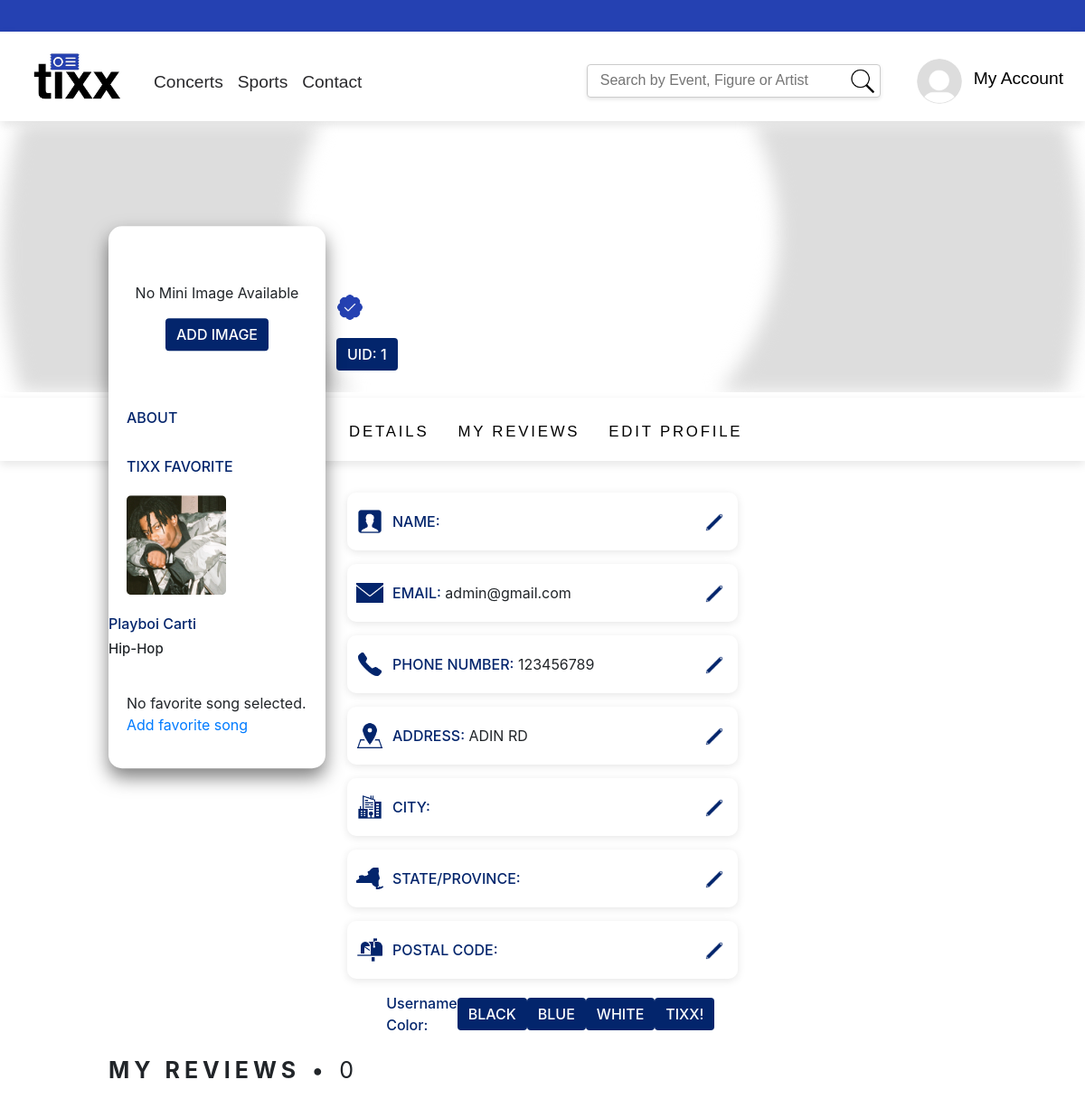
The page /profile/ (signed in) on the database its author committed.
### tixx/models.py (models this page shows, shortened)
class User(AbstractUser):
    userId = models.AutoField(primary_key=True)
    userDescription = models.CharField(max_length=200, blank=True)
    userPhoneNumber = models.CharField(max_length=10, blank=True)
    userAddress = models.CharField(max_length=100, blank=True)
    isOrganiser = models.BooleanField(default=False)
    organiserCredentials = models.CharField(max_length=100, blank=True)
    userProfilePicture = models.ImageField(upload_to='profile_pictures/', blank=True, null=True)
    userProfilePicture = models.ImageField(upload_to='profile_pictures/', blank=True, null=True, default='profile_pictures/default.png')
    miniImage = models.ImageField(upload_to='mini_images/', blank=True, null=True)
    firstName = models.CharField(max_length=30, blank=True)
    lastName = models.CharField(max_length=150, blank=True)
    favoriteFigure = models.ForeignKey(Figure, on_delete=models.SET_NULL, blank=True, null=True)
    favoriteSongSpotifyId = models.CharField(max_length=255, blank=True, null=True)
    city = models.CharField(max_length=100, blank=True)
    stateProvince = models.CharField(max_length=100, blank=True)
    postalcode = models.CharField(max_length=20, blank=True)
    REQUIRED_FIELDS = ['email', 'userPhoneNumber', 'userAddress']

class Figure(models.Model):
    figureName = models.CharField(max_length=100, unique=True)
    figureGenre = models.CharField(max_length=100)
    figurePicture = models.ImageField(upload_to='figure_images/', null=True, blank=True)
    carouselImage = models.ImageField(upload_to='carousel_images/', null=True, blank=True)
    figureAbout = models.CharField(max_length=2000, blank=True)

### tixx/views.py (the view)
# urls.py: path('profile/', views.view_profile, name='view_profile'),
@login_required
def view_profile(request):
    user = request.user
    reviews = Review.objects.filter(userReview=user)
    return render(request, 'view_profile.html', {'user': user, 'reviews': reviews})

### tixx/templates/view_profile.html (shortened to what this page needs)
{% extends "base.html" %}
{% block content %}
{% load static %}
{% load figuretag %}
<link rel="stylesheet" href="https://cdnjs.cloudflare.com/ajax/libs/font-awesome/5.15.4/css/all.min.css">
<link rel="stylesheet" href="{% static 'css/view_profile.css' %}">
<body>
    <div class="background-items">
        <div class="pfp" id="pfpContainer">
            {% if user.miniImage %}
                <img src="{{ user.miniImage.url }}" alt="{{ user.username }}">
            {% else %}
                <div class="mini-image-placeholder">
                    <p>No Mini Image Available</p>
                    <a href="{% url 'edit_profile' %}?section=miniImage&username={{ user.username }}">
                        <button type="button" id="addMini" class="btn btn-primary">ADD IMAGE</button>
                    </a>
                </div>
            {% endif %}
            <p id="About">ABOUT</p>
            <p id="userDesc">{{ user.userDescription }}</p>
            {% if user.favoriteFigure %}
                <p id="tixxFavorite">TIXX FAVORITE</p>
                <div id="favoriteFigure">
                    <img id="figureImage" src="{{ user.favoriteFigure.figurePicture.url }}" alt="{{ user.favoriteFigure.figureName }}">
                    <div class="figureInfo">
                        <p id="figureName">{{ user.favoriteFigure.figureName }}</p>
                        <p id="figureGenre">{{ user.favoriteFigure.figureGenre }}</p>
                    </div>
                    {% endif %}
                        {% if user.favoriteSongSpotifyId %}
                            <div id="favoriteSong">
                                <iframe src="https://open.spotify.com/embed/track/{{ user.favoriteSongSpotifyId }}" width="100%" height="100" frameBorder="0" allowfullscreen="" allow="autoplay; clipboard-write; encrypted-media; fullscreen; picture-in-picture" loading="lazy" style="display: block;"></iframe>
                            </div>
                        {% else %}
                            <div class="no-favorite-song">
                                <p>No favorite song selected. <a href="{% url 'edit_profile' %}?section=favoriteSongSpotifyId&username={{ user.username }}">Add favorite song</a></p>
                            </div>
                        {% endif %}
                </div>
        </div>
        <div class="usernameStatus">
            <p id="username" style="color: {{ request.session.username_color|default:'#000' }}" onclick="toggleColorMenu()">
                {% if user.is_superuser %}
                    <img src="{% static 'icons/verified.png' %}" alt="Verified Icon" class="icon">
                {% endif %}
            </p>
            <button type="button" id="follow" class="btn btn-primary">UID: {{ user.userId }}</button>
        </div>
    </div>
    <div class="pfp-background">
        {% if user.backgroundImage %}
            <img src="{{ user.backgroundImage.url }}" alt="{{ user.username }}" class="background-image">
        {% else %}
            {% if user.userProfilePicture %}
                <img src="{{ user.userProfilePicture.url }}" alt="{{ user.username }}" class="background-image">
            {% else %}
                <p>No Image Available</p>
            {% endif %}
        {% endif %}
    </div>
    <div class="white-bar navbar navbar-expand">
        <ul class="navbar-nav">
            <li class="nav-item mr-3">
                <a class="nav-link events-button" href="#">DETAILS</a>
            </li>
            <li class="nav-item mr-3">
                <a class="nav-link gallery-button" href="#">MY REVIEWS</a>
            </li>
            <li class="nav-item mr-3">
                <a class="nav-link about-button" href="#about-section">EDIT PROFILE</a>
            </li>
        </ul>
    </div>
    <div class="details">
        <div class="detail" data-type="name">
            <img src="{% static 'icons/name.png' %}" alt="Name Icon" class="icon">
            <p><span class="title">NAME:</span> {{ user.firstName }} {{ user.lastName }}</p>
            <a href="{% url 'edit_profile' %}?section=name&username={{ user.username }}&firstName={{ user.firstName }}&lastName={{ user.lastName }}">
                <button class="edit-btn">
                    <img src="{% static 'icons/edit.png' %}" alt="Edit Icon">
                </button>
            </a>
        </div>
        <div class="detail" data-type="email">
            <img src="{% static 'icons/email.png' %}" alt="Email Icon" class="icon">
            <p><span class="title">EMAIL:</span> {{ user.email }}</p>
            <a href="{% url 'edit_profile' %}?section=email&username={{ user.username }}">
                <button class="edit-btn">
                    <img src="{% static 'icons/edit.png' %}" alt="Edit Icon">
                </button>
            </a>
        </div>
        <div class="detail" data-type="phone">
            <img src="{% static 'icons/phone.png' %}" alt="Phone Icon" class="icon">
            <p><span class="title">PHONE NUMBER:</span> {{ user.userPhoneNumber }}</p>
            <a href="{% url 'edit_profile' %}?section=address&username={{ user.username }}">
                <button class="edit-btn">
                    <img src="{% static 'icons/edit.png' %}" alt="Edit Icon">
                </button>
            </a>
        </div>
        <div class="detail" data-type="address">
            <img src="{% static 'icons/address.png' %}" alt="Address Icon" class="icon">
            <p><span class="title">ADDRESS:</span> {{ user.userAddress }}</p>
            <a href="{% url 'edit_profile' %}?section=address&username={{ user.username }}">
                <button class="edit-btn">
                    <img src="{% static 'icons/edit.png' %}" alt="Edit Icon">
                </button>
            </a>
        </div>
        <div class="detail" data-type="city">
            <img src="{% static 'icons/city.png' %}" alt="City Icon" class="icon">
            <p><span class="title">CITY:</span> {{ user.city }}</p>
            <a href="{% url 'edit_profile' %}?section=city&username={{ user.username }}">
                <button class="edit-btn">
                    <img src="{% static 'icons/edit.png' %}" alt="Edit Icon">
                </button>
            </a>
        </div>
        <div class="detail" data-type="stateProvince">
            <img src="{% static 'icons/state.png' %}" alt="State/Province Icon" class="icon">
            <p><span class="title">STATE/PROVINCE:</span> {{ user.stateProvince }}</p>
            <a href="{% url 'edit_profile' %}?section=stateProvince&username={{ user.username }}">
                <button class="edit-btn">
                    <img src="{% static 'icons/edit.png' %}" alt="Edit Icon">
                </button>
            </a>
        </div>
        <div class="detail" data-type="postalcode">
            <img src="{% static 'icons/postal.png' %}" alt="Postal Code Icon" class="icon">
            <p><span class="title">POSTAL CODE:</span> {{ user.postalcode }}</p>
            <a href="{% url 'edit_profile' %}?section=postalcode&username={{ user.username }}">
                <button class="edit-btn">
                    <img src="{% static 'icons/edit.png' %}" alt="Edit Icon">
                </button>
            </a>
        </div>
        <div id="colorMenu" class="color-menu">
            <p id="usernameColor">Username Color:</p>
            <div class="color-option" >
                <form method="post" action="{% url 'edit_profile' %}">
                    <button type="submit" id="colorID" class="btn btn-primary">BLACK</button>
                </form>
            </div>
            <div class="color-option">
                <form method="post" action="{% url 'edit_profile' %}">
                    <button type="submit" id="colorID" class="btn btn-primary">BLUE</button>
                </form>
            </div>
            <div class="color-option">
                <form method="post" action="{% url 'edit_profile' %}">
                    <button type="submit" id="colorID" class="btn btn-primary">WHITE</button>
                </form>
            </div>
            <div class="color-option">
                <form method="post" action="{% url 'edit_profile' %}">
                    <button type="submit" id="colorID" class="btn btn-primary">TIXX!</button>
                </form>
            </div>
        </div>
    </div>
    <div id="reviews-title" class="d-flex justify-content-between align-items-center">
        <p><strong>MY REVIEWS</strong> • {{ reviews.count }}</p>
    </div>
</body>
</html>
{% endblock %}

### tixx/templates/base.html (shortened to what this page needs)
<!DOCTYPE html>
{% load static %}
{% load recentlytag %}
<html lang="en">
<head>
    <link rel="stylesheet" href="https://stackpath.bootstrapcdn.com/bootstrap/4.3.1/css/bootstrap.min.css">
    <link rel="stylesheet" href="{% static 'css/base.css' %}">
</head>
<body>
    <div class="horizontal-space"></div>
    <nav class="navbar navbar-expand-lg navbar-light">
        <a class="navbar-brand" href="{% url 'home' %}"><img src="{% static 'images/tixx.png' %}"></a>
        <div class="collapse navbar-collapse">
            <ul class="navbar-nav mr-auto">
                <li class="nav-item dropdown">
                    <a class="nav-link dropdown-toggle concerts" href="#" id="navbarDropdownConcerts" role="button" data-toggle="dropdown" aria-haspopup="true" aria-expanded="false">
                        Concerts
                    </a>
                </li>
                <li class="nav-item dropdown">
                    <a class="nav-link dropdown-toggle sports" href="#" id="navbarDropdownSports" role="button" data-toggle="dropdown" aria-haspopup="true" aria-expanded="false">
                        Sports
                    </a>
                </li>
                <li class="nav-item">
                    <a class="nav-link contact" href="#">Contact</a>
                </li>
            </ul>
            <ul class="navbar-nav ml-auto login-register">
                    <div class="navbar-custom-search">
                        <input type="text" class="search-input" placeholder="  Search by Event, Figure or Artist">
                        <img src="{% static 'icons/search.png' %}" alt="Search Icon" class="search-icon">
                    </div>
                    {% if request.user.is_authenticated %}
                        {% if request.user.userProfilePicture %}
                            <li class="nav-item">
                                <img src="{{ request.user.userProfilePicture.url }}" class="profile-picture">
                            </li>
                        {% endif %}
                        <li class="nav-item">
                            <a id="accountLink" class="nav-link" href="javascript:void(0)" onclick="openSidebar()">My Account</a>
                        </li>
                    {% else %}
                        <li class="nav-item">
                            <a class="nav-link" href="{% url 'login' %}">Login/Register</a>
                        </li>
                    {% endif %}
                </ul>
    </nav>
        {% block content %}
        {% endblock %}
</body>
</html>

### tixx/static/css/base.css (style rules this page uses)
.navbar-custom-search { position: relative; width: 315px; margin-top: 1%; margin-right: 50px; }
.navbar-custom-search input.search-input { width: 325px; padding: 5px; padding-right: 40px; font-family: 'arial', sans-serif; transition: none !important; }
.navbar-custom-search input.search-input::placeholder { font-family: 'arial', sans-serif; font-weight: 100; }
.search-input { border: 1px solid #ccc; border-radius: 5px; padding: 8px; box-shadow: 0 2px 4px rgba(0, 0, 0, 0.1); transition: none !important; }
.navbar-custom-search img.search-icon { position: absolute; top: 40%; right: -5px; transform: translateY(-50%); cursor: pointer; width: 30px; }
.nav-item { transition: transform 0.3s ease; }
.nav-link.concerts::after { display: none !important; }
.nav-link.sports::after { display: none !important; }
.nav-link.concerts, .nav-link.sports, .nav-link.contact, .nav-link.login-register { color: #28282B !important; }
.navbar-nav { margin-top: 15px; color: black; }
.nav-link { color: black; }
.nav-item { font-family: 'arial-bold', sans-serif; font-size: larger; }
.horizontal-space { height: 35px; width: auto; background-color: #2541B2; }
.navbar { box-shadow: 0px 4px 10px rgba(0, 0, 0, 0.1); background-color: #FFFFFF !important; }
.navbar-custom-search { border: none !important; }
.navbar-brand img { max-width: 100px; height: auto; padding: 0; margin: 10px; margin-left:20px; }
.ml-auto, .mx-auto { margin-left: 0 !important; }
.search-input::placeholder { font-size: 16px; }
.profile-picture { width: 50px; height: 50px; border-radius: 50%; object-fit: cover; margin-right: 5px; margin-bottom: 5%; }
#accountLink { color:black; }

### rows shown on the page
User: user.userProfilePicture (placeholder picture), favoriteFigure.figurePicture (picture), favoriteFigure.figureName "Playboi Carti", favoriteFigure.figureGenre "Hip-Hop", userId "1", userProfilePicture (placeholder picture), email "admin@gmail.com", userPhoneNumber "123456789", userAddress "ADIN RD"

### other values the page prints
{{ reviews.count }} "0"
